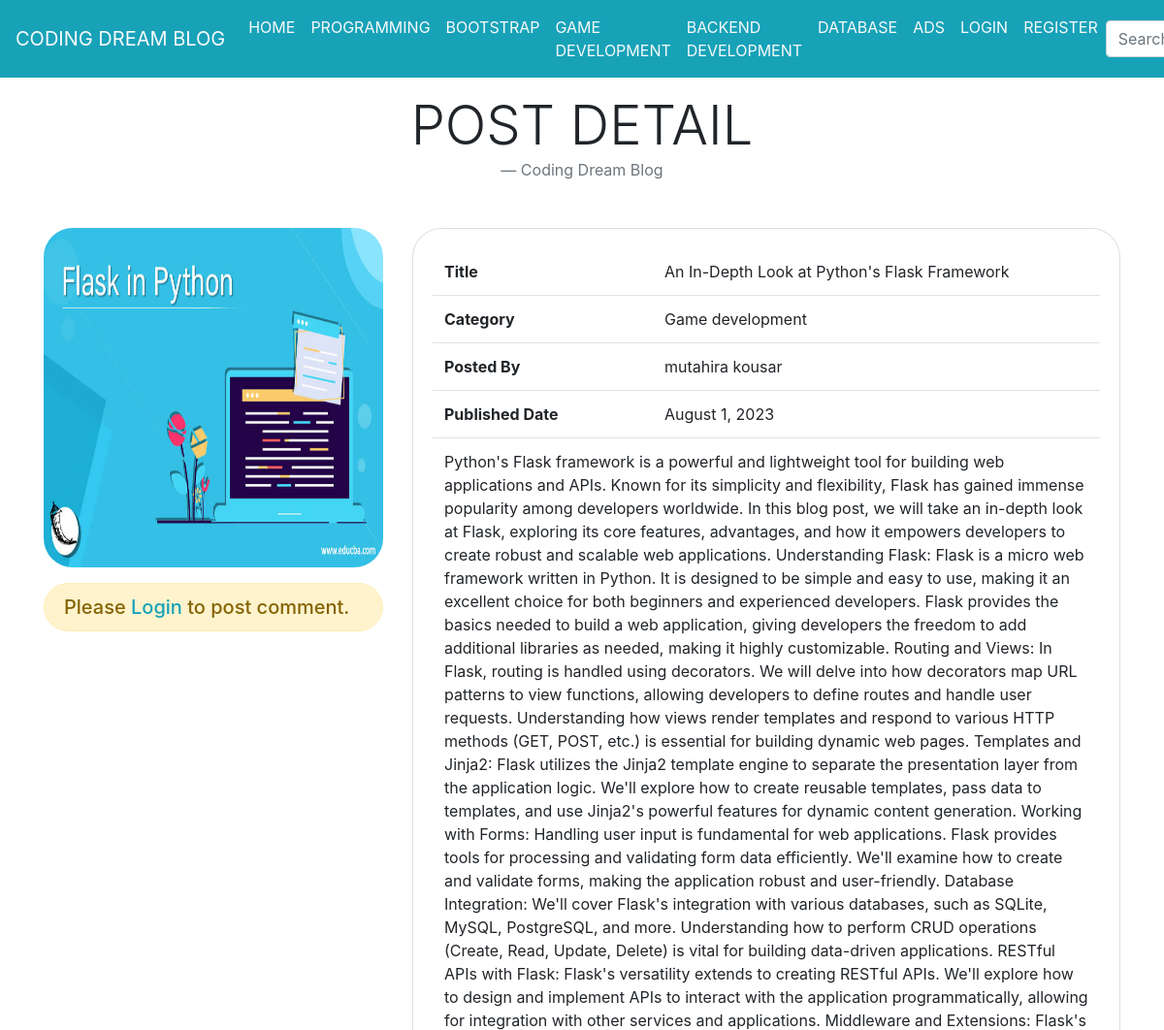
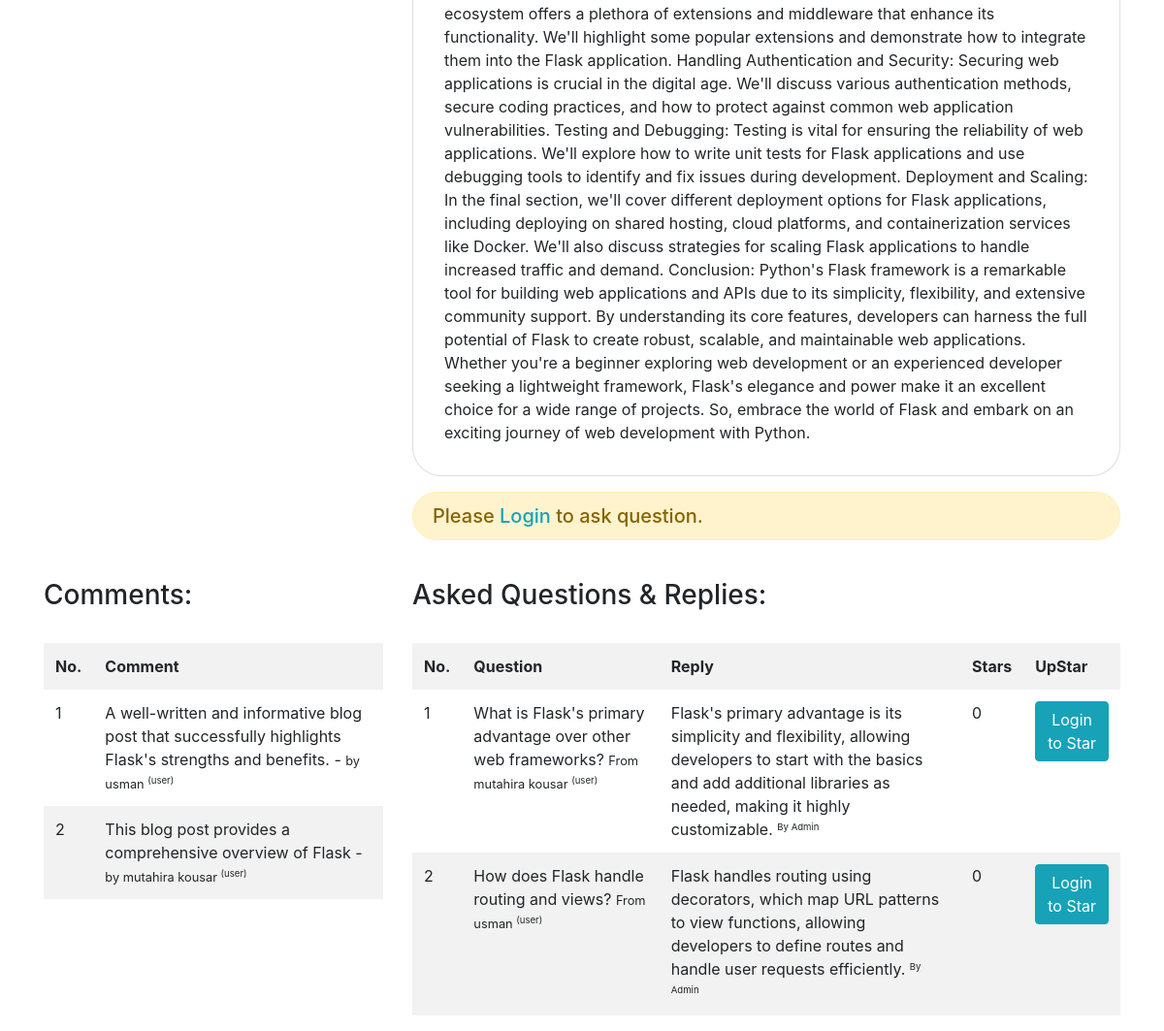
The app's page /detail.php?post=21 with its own data (2 pictures, top to bottom).
### tables this page shows
CREATE TABLE `categories` (
  `id` int(20) NOT NULL,
  `name` varchar(255) DEFAULT NULL
);

CREATE TABLE `posts` (
  `id` int(20) NOT NULL,
  `category_id` int(20) DEFAULT NULL,
  `posted_by` int(20) DEFAULT NULL,
  `title` varchar(255) DEFAULT NULL,
  `image` varchar(255) DEFAULT NULL,
  `tags` varchar(255) DEFAULT NULL,
  `description` text DEFAULT NULL,
  `date` date DEFAULT NULL,
  `status` int(10) DEFAULT 0
);

CREATE TABLE `users` (
  `id` int(20) NOT NULL,
  `name` varchar(50) DEFAULT NULL,
  `email` varchar(100) DEFAULT NULL,
  `password` varchar(100) DEFAULT NULL,
  `phone` varchar(60) DEFAULT NULL,
  `city` varchar(60) DEFAULT NULL,
  `role` varchar(20) DEFAULT 'user'
);

CREATE TABLE `comments` (
  `id` int(20) NOT NULL,
  `user_id` int(20) DEFAULT NULL,
  `post_id` int(20) DEFAULT NULL,
  `comment` varchar(255) DEFAULT NULL,
  `status` int(10) DEFAULT 1
);

CREATE TABLE `questions` (
  `id` int(20) NOT NULL,
  `post_id` int(20) DEFAULT NULL,
  `questioner` int(20) DEFAULT NULL,
  `respond_by` int(20) DEFAULT NULL,
  `question` varchar(255) DEFAULT NULL,
  `answer` varchar(255) DEFAULT NULL,
  `stars` int(30) DEFAULT 0,
  `status` int(10) DEFAULT 0,
  `starsgivers` text DEFAULT NULL
);

### detail.php (the view, shortened to what this page needs)
<?php include_once "connect.php"; ?>
<?php include_once "header.php"; ?>
<?php include_once "navbar.php"; ?>
<main role="main" class="container">
<div class="row">
<div class="col-md-12 col-sm-12 col-lg-12">
<blockquote class="blockquote text-center mb-5">
  <h1 class="mb-0 text-uppercase display-4">Post Detail</h1>
  <footer class="blockquote-footer">Coding Dream Blog</footer>
</blockquote>
<?php
if(isset($_GET['post'])){
$post = $_GET['post'];
$query       = "SELECT * FROM posts WHERE id = '{$post}' AND status = 1 ORDER BY id DESC";
$result      = $db->query($query);
if($result->num_rows == 0){
echo "<h5 class='alert'>No Record.</h5>";
}else{
$row      = $result->fetch_assoc();
$id = $row['id'];
$title = $row['title'];
$catid = $row['category_id'];
$catnameQuery = "SELECT * FROM categories WHERE id = '{$catid}' LIMIT 1";
$catresult = $db->query($catnameQuery);
$catrow = $catresult->fetch_assoc();
$catnum = $catresult->num_rows;
if($catnum == 0){
$category = 'Uncategorized';
}else{
$category = $catrow['name'];
}
$posted_by = $row['posted_by'];
$postedbyQuery = "SELECT * FROM users WHERE id = '{$posted_by}' LIMIT 1";
$postedbyResult = $db->query($postedbyQuery);
$postedbyRow = $postedbyResult->fetch_assoc();
$postedbyNum = $postedbyResult->num_rows;
if($postedbyNum == 0){
$posted_by = 'Unknown';
}else{
$posted_by = $postedbyRow['name'];
}
$image = $row['image'];
$date = $row['date'];
$date = date("F j, Y", strtotime($date));
$description = $row['description'];
}
?>
<div class="row">
      <div class="col-md-4 col-sm-4 col-lg-4">
        <img class="img rounded-5" src="<?php echo $image ?>" style="width: 100%; height: 350px;">
        <?php
            if(isset($logid)){
        ?>
        <form method="post">
        <input type="hidden" name="postid" value="<?php echo $id ?>">
        <input type="hidden" name="userid" value="<?php echo $logid ?>">
        <div class="form-group">
            <label for="comment">Type Your Comment</label>
            <textarea class="form-control" id="comment" name="comment" rows="3" required></textarea>
        </div>
        <div class="form-group">
            <input type="submit" name="postcomment" class="btn btn-info" value="comment">
        </div>
        </form>
        <?php
            }else{
                echo "<h5 class='alert alert-warning mt-3 rounded-5'>Please <a href='login.php' class='text-info'>Login</a> to post comment.</h5>";
            }
        ?>
     </div>
     <div class="col-md-8 col-sm-8 col-lg-8">
        <div class="card rounded-5">
            <div class="card-body">
            <table class="table mb-0">
<tr>
    <th class="border-0">Title</th>
    <td class="border-0"><?php echo $title ?></td>
</tr>
<tr>
    <th>Category</th>
    <td><?php echo $category ?></td>
</tr>
<tr>
    <th>Posted By</th>
    <td><?php echo $posted_by ?></td>
</tr>
<tr>
    <th>Published Date</th>
    <td><?php echo $date ?></td>
</tr>
<tr>
    <td colspan="2"><?php echo $description ?></td>
</tr>
</table>
            </div>
        </div>
    <?php
        if(isset($logid)){
    ?>
    <form method="post">
    <input type="hidden" name="postid" value="<?php echo $id ?>">
    <input type="hidden" name="questioner" value="<?php echo $logid ?>">
    <div class="form-group">
        <label for="comment">Ask Question</label>
        <textarea class="form-control" id="question" name="question" rows="3" required></textarea>
    </div>
    <div class="form-group">
        <input type="submit" name="askquestion" class="btn btn-info" value="Ask">
    </div>
    </form>
    <?php
        }else{
            echo "<h5 class='alert alert-warning mt-3 rounded-5'>Please <a href='login.php' class='text-info'>Login</a> to ask question.</h5>";
        }
    ?>
     </div>
</div>
<br>
<div class="row">
<div class="col-md-4 col-sm-4 col-lg-4">
<h3>Comments:</h3><br>
<table class="table table-borderless table-striped">
    <tr>
        <th>No.</th>
        <th>Comment</th>
    </tr>
    <?php
      $showComments = "SELECT * FROM comments WHERE post_id = '{$post}' AND status = 1 ORDER BY id DESC";
        $showResult = $db->query($showComments);
        $showNum = $showResult->num_rows;
        if($showNum == 0){
            echo "<tr><td colspan='2'>No Comments.</td></tr>";
        }else{
            $i = 0;
            while($showRow = $showResult->fetch_assoc()){
                $i++;
                $comment = $showRow['comment'];
                $userid = $showRow['user_id'];
                $userQuery = "SELECT * FROM users WHERE id = '{$userid}' LIMIT 1";
                $userResult = $db->query($userQuery);
                $userRow = $userResult->fetch_assoc();
                $usernum = $userResult->num_rows;
                if($usernum == 0){
                    $username = 'Unknown';
                }else{
                    $username = $userRow['name'];
                    $userrole = $userRow['role'];
                }
                echo "<tr><td>{$i}</td><td>{$comment} - <small>by {$username} <sup>({$userrole})</sup></small></td></tr>";
            }
        }
    ?>
</table>
</div>
<div class="col-md-8 col-sm-8 col-lg-8">
<h3>Asked Questions & Replies:</h3><br>
<table class="table table-borderless table-striped">
    <tr>
        <th>No.</th>
        <th>Question</th>
        <th>Reply</th>
        <th>Stars</th>
        <th>UpStar</th>
    </tr>
    <?php
      $showquestions = "SELECT * FROM questions WHERE post_id = '{$post}' ORDER BY stars DESC";
        $showResult = $db->query($showquestions);
        $showNum = $showResult->num_rows;
        if($showNum == 0){
            echo "<tr><td colspan='5'>No Question Asked.</td></tr>";
        }else{
            $i = 0;
            while($showRow = $showResult->fetch_assoc()){
                $i++;
                $question = $showRow['question'];
                $userid = $showRow['questioner'];
                $userQuery = "SELECT * FROM users WHERE id = '{$userid}' LIMIT 1";
                $userResult = $db->query($userQuery);
                $userRow = $userResult->fetch_assoc();
                $usernum = $userResult->num_rows;
                if($usernum == 0){
                    $username = 'Unknown';
                }else{
                    $username = $userRow['name'];
                    $userrole = $userRow['role'];
                }
                if(!empty($showRow['answer']) && $showRow['respond_by'] > 0){
                    $respond_by = $showRow['respond_by'];
                    $respondQuery = "SELECT * FROM users WHERE id = '{$respond_by}' LIMIT 1";
                    $respondResult = $db->query($respondQuery);
                    $respondRow = $respondResult->fetch_assoc();
                    $respondNum = $respondResult->num_rows;
                    if($respondNum == 0){
                        $respond_by = 'Unknown';
                    }else{
                        $respond_by = $respondRow['name'];
                    }
                }else{
                    $respond_by = '-';
                }
                $starstatus = $showRow['status'];
                if($starstatus > 0){
                    $stars = $showRow['stars'];
                    if(empty($showRow['answer'])){
                        $answer = '-';
                    }else{
                        $answer = $showRow['answer'];
                    }
                }else{
                    $answer = '-';
                    $stars = '-';
                }
                ?>
                <tr>
                    <td><?php echo $i ?></td>
                    <td><?php echo $question ?> <small>From <?php echo $username ?> <sup>(<?php echo $userrole ?>)</sup></small></td>
                    <td><?php echo $answer ?> <small><sup>By <?php echo $respond_by ?></sup></small></td>
                    <td><?php echo $stars ?></td>
                    <td>
                    <?php
                        if(isset($logid)){
                            if($starstatus > 0){
                                echo "<a href='detail.php?post={$post}&question={$showRow['id']}&giver={$logid}' class='btn btn-warning btn-sm'><i class='fas fa-arrow-up'></i></a>";
                            }else{
                                echo '-';
                            }
                        }else{
                            echo "<a href='login.php' class='btn btn-info'>Login to Star</a>";
                        }
                        ?>
                    </td>
                </tr>
                <?php
            }
        }
    ?>
</table>
</div>
</div>
<?php } ?>
</div>
</div>
</main>

### navbar.php (shortened to what this page needs)
<nav class="navbar navbar-expand-md navbar-light fixed-top bg-info">
  <a class="navbar-brand text-light text-uppercase" href="#">Coding Dream Blog</a>
  <div class="collapse navbar-collapse" id="navbarCollapse">
    <ul class="navbar-nav mx-auto">
       <li class="nav-item">
        <a class="nav-link fw-bold text-light text-uppercase" href="index.php">Home</a>
      </li>
<?php
  $query = "SELECT * FROM categories";
  $result = $db->query($query);
  $num = $result->num_rows;
  if($num == 0){
  }else{
    while($row = $result->fetch_assoc()){
      $id     = $row['id'];
      $name   = $row['name'];
      ?>
     <li class="nav-item">
        <a class="nav-link fw-bold text-light text-uppercase" href="searchposts.php?cat=<?php echo $id ?>"><?php echo ucfirst($name); ?></a>
      </li>
      <?php
    }
  }
 ?>
<li class="nav-item">
        <a class="nav-link fw-bold text-light text-uppercase" href="adsfront.php">Ads</a>
      </li>
<?php if(isset($logid)){ ?>
      <li class="nav-item">
        <a class="nav-link fw-bold text-light text-uppercase" href="backend.php">Account</a>
      </li>
<?php }else{ ?>
      <li class="nav-item">
        <a class="nav-link fw-bold text-light text-uppercase" href="login.php">Login</a>
      </li>
       <li class="nav-item">
        <a class="nav-link fw-bold text-light text-uppercase" href="register.php">Register</a>
      </li>
<?php
  }
 ?>
    </ul>
    <form class="form-inline my-2 my-lg-0" method="get" action="searchposts.php">
      <input class="form-control mr-sm-2" type="search" name="search" placeholder="Search Posts" aria-label="Search" autocomplete="off">
    </form>
  </div>
</nav>

### css/main.css (style rules this page uses)
.container, .container-lg, .container-md, .container-sm { margin-top: 6em !important; }
.rounded-5 { border-radius: 30px !important; }

### records on screen
categories: name "PROGRAMMING"
categories: name "BOOTSTRAP"
categories: name "GAME DEVELOPMENT", name "Game development"
categories: name "BACKEND DEVELOPMENT"
categories: name "DATABASE"
posts: image (picture), title "An In-Depth Look at Python's Flask Framework", date "August 1, 2023", description "Python's Flask framework is a powerful and lightweight tool for building web applications and APIs. Known for its simplicity and flexibility, Flask has gained immense popularity among developers worldwide. In this blog post, we will take an in-depth look at Flask, exploring its core features, advantages, and how it empowers developers to create robust and scalable web applications. Understanding Flask: Flask is a micro web framework written in Python. It is designed to be simple and easy to use, making it an excellent choice for both beginners and experienced developers. Flask provides the basics needed to build a web application, giving developers the freedom to add additional libraries as…"
users: name "mutahira kousar"
comments: comment "A well-written and informative blog post that successfully highlights Flask's strengths and benefits.", user.name "usman", user.role "user"
comments: comment "This blog post provides a comprehensive overview of Flask", user.name "mutahira kousar", user.role "user"
questions: question "What is Flask's primary advantage over other web frameworks?", users.name "mutahira kousar", users.role "user", answer "Flask's primary advantage is its simplicity and flexibility, allowing developers to start with the basics and add additional libraries as needed, making it highly customizable.", users.name "Admin", stars "0"
questions: question "How does Flask handle routing and views?", users.name "usman", users.role "user", answer "Flask handles routing using decorators, which map URL patterns to view functions, allowing developers to define routes and handle user requests efficiently.", users.name "Admin", stars "0"
